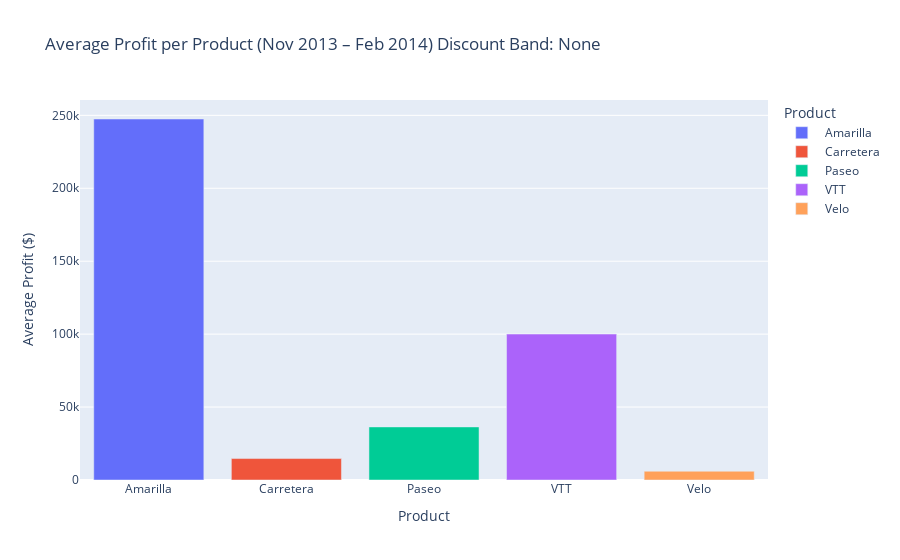
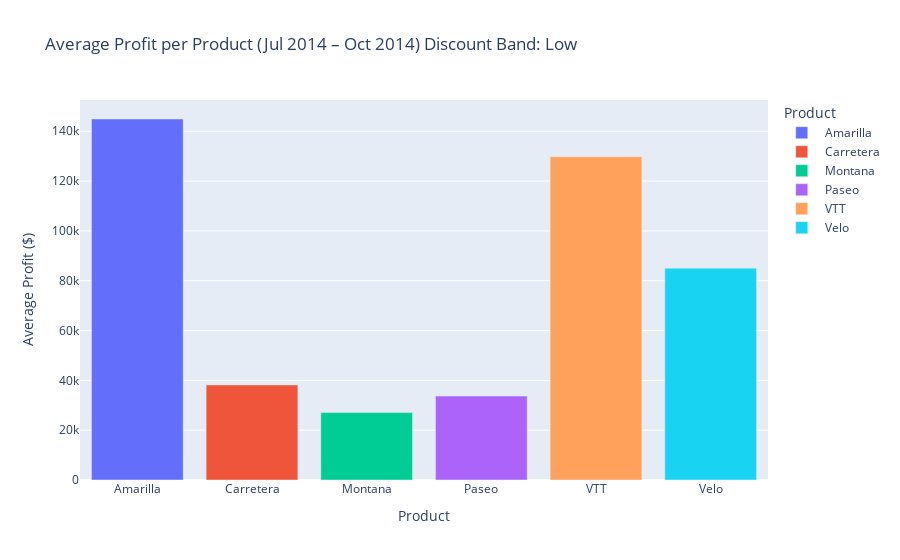

Write notebook code for charts like these, in order.
### Code cell
period1 = (df_clean['Date'] >= '2013-11-01') & (df_clean['Date'] <= '2014-02-28') & (df_clean['Discount Band'] == 'None')
df_period1 = df_clean[period1]


period2 = (df_clean['Date'] >= '2014-07-01') & (df_clean['Date'] <= '2014-10-31') & (df_clean['Discount Band'] == 'Low')
df_period2 = df_clean[period2]


df_agg1 = df_period1.groupby('Product')['Profit'].mean().reset_index()
df_agg2 = df_period2.groupby('Product')['Profit'].mean().reset_index()


fig1 = px.bar(
    df_agg1,
    x='Product',
    y='Profit',
    color='Product',
    title='Average Profit per Product (Nov 2013 – Feb 2014)\nDiscount Band: None',
    labels={'Profit': 'Average Profit ($)', 'Product': 'Product'}
)
fig1.show()


fig2 = px.bar(
    df_agg2,
    x='Product',
    y='Profit',
    color='Product',
    title='Average Profit per Product (Jul 2014 – Oct 2014)\nDiscount Band: Low',
    labels={'Profit': 'Average Profit ($)', 'Product': 'Product'}
)
fig2.show()

### Figure 1 — Plotly figure (JSON) as saved in the notebook; plotly's stock layout.template omitted (floating-point values rounded to 4 significant figures)
{"data": [{"hovertemplate": "Product=%{x}<br>Average Profit ($)=%{y}<extra></extra>", "legendgroup": " Amarilla ", "marker": {"color": "#636efa", "pattern": {"shape": ""}}, "name": " Amarilla ", "orientation": "v", "showlegend": true, "textposition": "auto", "type": "bar", "x": [" Amarilla "], "xaxis": "x", "y": [247500.0], "yaxis": "y"}, {"hovertemplate": "Product=%{x}<br>Average Profit ($)=%{y}<extra></extra>", "legendgroup": " Carretera ", "marker": {"color": "#EF553B", "pattern": {"shape": ""}}, "name": " Carretera ", "orientation": "v", "showlegend": true, "textposition": "auto", "type": "bar", "x": [" Carretera "], "xaxis": "x", "y": [14700.0], "yaxis": "y"}, {"hovertemplate": "Product=%{x}<br>Average Profit ($)=%{y}<extra></extra>", "legendgroup": " Paseo ", "marker": {"color": "#00cc96", "pattern": {"shape": ""}}, "name": " Paseo ", "orientation": "v", "showlegend": true, "textposition": "auto", "type": "bar", "x": [" Paseo "], "xaxis": "x", "y": [36400.0], "yaxis": "y"}, {"hovertemplate": "Product=%{x}<br>Average Profit ($)=%{y}<extra></extra>", "legendgroup": " VTT ", "marker": {"color": "#ab63fa", "pattern": {"shape": ""}}, "name": " VTT ", "orientation": "v", "showlegend": true, "textposition": "auto", "type": "bar", "x": [" VTT "], "xaxis": "x", "y": [100000.0], "yaxis": "y"}, {"hovertemplate": "Product=%{x}<br>Average Profit ($)=%{y}<extra></extra>", "legendgroup": " Velo ", "marker": {"color": "#FFA15A", "pattern": {"shape": ""}}, "name": " Velo ", "orientation": "v", "showlegend": true, "textposition": "auto", "type": "bar", "x": [" Velo "], "xaxis": "x", "y": [6003.0], "yaxis": "y"}], "layout": {"barmode": "relative", "legend": {"title": {"text": "Product"}, "tracegroupgap": 0}, "title": {"text": "Average Profit per Product (Nov 2013 – Feb 2014)\nDiscount Band: None"}, "xaxis": {"anchor": "y", "categoryarray": [" Amarilla ", " Carretera ", " Paseo ", " VTT ", " Velo "], "categoryorder": "array", "domain": [0, 1], "title": {"text": "Product"}}, "yaxis": {"anchor": "x", "domain": [0, 1], "title": {"text": "Average Profit ($)"}}}}

### Figure 2 — Plotly figure (JSON) as saved in the notebook; plotly's stock layout.template omitted (floating-point values rounded to 4 significant figures)
{"data": [{"hovertemplate": "Product=%{x}<br>Average Profit ($)=%{y}<extra></extra>", "legendgroup": " Amarilla ", "marker": {"color": "#636efa", "pattern": {"shape": ""}}, "name": " Amarilla ", "orientation": "v", "showlegend": true, "textposition": "auto", "type": "bar", "x": [" Amarilla "], "xaxis": "x", "y": [144900.0], "yaxis": "y"}, {"hovertemplate": "Product=%{x}<br>Average Profit ($)=%{y}<extra></extra>", "legendgroup": " Carretera ", "marker": {"color": "#EF553B", "pattern": {"shape": ""}}, "name": " Carretera ", "orientation": "v", "showlegend": true, "textposition": "auto", "type": "bar", "x": [" Carretera "], "xaxis": "x", "y": [38180.0], "yaxis": "y"}, {"hovertemplate": "Product=%{x}<br>Average Profit ($)=%{y}<extra></extra>", "legendgroup": " Montana ", "marker": {"color": "#00cc96", "pattern": {"shape": ""}}, "name": " Montana ", "orientation": "v", "showlegend": true, "textposition": "auto", "type": "bar", "x": [" Montana "], "xaxis": "x", "y": [27060.0], "yaxis": "y"}, {"hovertemplate": "Product=%{x}<br>Average Profit ($)=%{y}<extra></extra>", "legendgroup": " Paseo ", "marker": {"color": "#ab63fa", "pattern": {"shape": ""}}, "name": " Paseo ", "orientation": "v", "showlegend": true, "textposition": "auto", "type": "bar", "x": [" Paseo "], "xaxis": "x", "y": [33700.0], "yaxis": "y"}, {"hovertemplate": "Product=%{x}<br>Average Profit ($)=%{y}<extra></extra>", "legendgroup": " VTT ", "marker": {"color": "#FFA15A", "pattern": {"shape": ""}}, "name": " VTT ", "orientation": "v", "showlegend": true, "textposition": "auto", "type": "bar", "x": [" VTT "], "xaxis": "x", "y": [129800.0], "yaxis": "y"}, {"hovertemplate": "Product=%{x}<br>Average Profit ($)=%{y}<extra></extra>", "legendgroup": " Velo ", "marker": {"color": "#19d3f3", "pattern": {"shape": ""}}, "name": " Velo ", "orientation": "v", "showlegend": true, "textposition": "auto", "type": "bar", "x": [" Velo "], "xaxis": "x", "y": [85050.0], "yaxis": "y"}], "layout": {"barmode": "relative", "legend": {"title": {"text": "Product"}, "tracegroupgap": 0}, "title": {"text": "Average Profit per Product (Jul 2014 – Oct 2014)\nDiscount Band: Low"}, "xaxis": {"anchor": "y", "categoryarray": [" Amarilla ", " Carretera ", " Montana ", " Paseo ", " VTT ", " Velo "], "categoryorder": "array", "domain": [0, 1], "title": {"text": "Product"}}, "yaxis": {"anchor": "x", "domain": [0, 1], "title": {"text": "Average Profit ($)"}}}}
